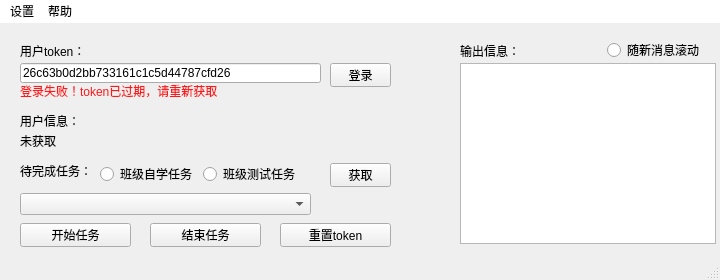
<?xml version="1.0" encoding="UTF-8"?>
<ui version="4.0">
 <class>MainWindow</class>
 <widget class="QMainWindow" name="MainWindow">
  <property name="geometry">
   <rect>
    <x>0</x>
    <y>0</y>
    <width>720</width>
    <height>280</height>
   </rect>
  </property>
  <property name="windowTitle">
   <string>词达人自动答题</string>
  </property>
  <widget class="QWidget" name="centralwidget">
   <widget class="QTextBrowser" name="textBrowser">
    <property name="geometry">
     <rect>
      <x>460</x>
      <y>40</y>
      <width>256</width>
      <height>181</height>
     </rect>
    </property>
    <property name="html">
     <string>&lt;!DOCTYPE HTML PUBLIC &quot;-//W3C//DTD HTML 4.0//EN&quot; &quot;http://www.w3.org/TR/REC-html40/strict.dtd&quot;&gt;
&lt;html&gt;&lt;head&gt;&lt;meta name=&quot;qrichtext&quot; content=&quot;1&quot; /&gt;&lt;meta charset=&quot;utf-8&quot; /&gt;&lt;style type=&quot;text/css&quot;&gt;
p, li { white-space: pre-wrap; }
hr { height: 1px; border-width: 0; }
li.unchecked::marker { content: &quot;\2610&quot;; }
li.checked::marker { content: &quot;\2612&quot;; }
&lt;/style&gt;&lt;/head&gt;&lt;body style=&quot; font-family:'Microsoft YaHei UI'; font-size:9pt; font-weight:400; font-style:normal;&quot;&gt;
&lt;p style=&quot;-qt-paragraph-type:empty; margin-top:0px; margin-bottom:0px; margin-left:0px; margin-right:0px; -qt-block-indent:0; text-indent:0px;&quot;&gt;&lt;br /&gt;&lt;/p&gt;&lt;/body&gt;&lt;/html&gt;</string>
    </property>
   </widget>
   <widget class="QLabel" name="label">
    <property name="geometry">
     <rect>
      <x>20</x>
      <y>20</y>
      <width>71</width>
      <height>16</height>
     </rect>
    </property>
    <property name="text">
     <string>用户token：</string>
    </property>
   </widget>
   <widget class="QLineEdit" name="token">
    <property name="geometry">
     <rect>
      <x>20</x>
      <y>40</y>
      <width>301</width>
      <height>20</height>
     </rect>
    </property>
    <property name="text">
     <string>26c63b0d2bb733161c1c5d44787cfd26</string>
    </property>
   </widget>
   <widget class="QPushButton" name="login">
    <property name="geometry">
     <rect>
      <x>330</x>
      <y>40</y>
      <width>61</width>
      <height>24</height>
     </rect>
    </property>
    <property name="text">
     <string>登录</string>
    </property>
   </widget>
   <widget class="QLabel" name="warn_info">
    <property name="geometry">
     <rect>
      <x>20</x>
      <y>60</y>
      <width>441</width>
      <height>16</height>
     </rect>
    </property>
    <property name="palette">
     <palette>
      <active>
       <colorrole role="WindowText">
        <brush brushstyle="SolidPattern">
         <color alpha="228">
          <red>255</red>
          <green>0</green>
          <blue>0</blue>
         </color>
        </brush>
       </colorrole>
      </active>
      <inactive>
       <colorrole role="WindowText">
        <brush brushstyle="SolidPattern">
         <color alpha="228">
          <red>255</red>
          <green>0</green>
          <blue>0</blue>
         </color>
        </brush>
       </colorrole>
      </inactive>
      <disabled/>
     </palette>
    </property>
    <property name="styleSheet">
     <string notr="true"/>
    </property>
    <property name="text">
     <string>登录失败！token已过期，请重新获取</string>
    </property>
   </widget>
   <widget class="QLabel" name="label_3">
    <property name="geometry">
     <rect>
      <x>460</x>
      <y>20</y>
      <width>61</width>
      <height>16</height>
     </rect>
    </property>
    <property name="text">
     <string>输出信息：</string>
    </property>
   </widget>
   <widget class="QLabel" name="label_4">
    <property name="geometry">
     <rect>
      <x>20</x>
      <y>90</y>
      <width>61</width>
      <height>16</height>
     </rect>
    </property>
    <property name="text">
     <string>用户信息：</string>
    </property>
   </widget>
   <widget class="QLabel" name="user_info">
    <property name="geometry">
     <rect>
      <x>20</x>
      <y>110</y>
      <width>441</width>
      <height>16</height>
     </rect>
    </property>
    <property name="text">
     <string>未获取</string>
    </property>
   </widget>
   <widget class="QLabel" name="label_6">
    <property name="geometry">
     <rect>
      <x>20</x>
      <y>140</y>
      <width>71</width>
      <height>16</height>
     </rect>
    </property>
    <property name="text">
     <string>待完成任务：</string>
    </property>
   </widget>
   <widget class="QWidget" name="formLayoutWidget">
    <property name="geometry">
     <rect>
      <x>100</x>
      <y>140</y>
      <width>211</width>
      <height>22</height>
     </rect>
    </property>
    <layout class="QFormLayout" name="formLayout">
     <item row="0" column="0">
      <widget class="QRadioButton" name="learn_task">
       <property name="text">
        <string>班级自学任务</string>
       </property>
      </widget>
     </item>
     <item row="0" column="1">
      <widget class="QRadioButton" name="test_task">
       <property name="text">
        <string>班级测试任务</string>
       </property>
      </widget>
     </item>
    </layout>
   </widget>
   <widget class="QPushButton" name="get_task">
    <property name="geometry">
     <rect>
      <x>330</x>
      <y>140</y>
      <width>61</width>
      <height>24</height>
     </rect>
    </property>
    <property name="text">
     <string>获取</string>
    </property>
   </widget>
   <widget class="QComboBox" name="task_list">
    <property name="geometry">
     <rect>
      <x>20</x>
      <y>170</y>
      <width>291</width>
      <height>22</height>
     </rect>
    </property>
   </widget>
   <widget class="QPushButton" name="start_task">
    <property name="geometry">
     <rect>
      <x>20</x>
      <y>200</y>
      <width>111</width>
      <height>24</height>
     </rect>
    </property>
    <property name="text">
     <string>开始任务</string>
    </property>
   </widget>
   <widget class="QPushButton" name="stop_task">
    <property name="geometry">
     <rect>
      <x>150</x>
      <y>200</y>
      <width>111</width>
      <height>24</height>
     </rect>
    </property>
    <property name="text">
     <string>结束任务</string>
    </property>
   </widget>
   <widget class="QPushButton" name="reset_token">
    <property name="geometry">
     <rect>
      <x>280</x>
      <y>200</y>
      <width>111</width>
      <height>24</height>
     </rect>
    </property>
    <property name="text">
     <string>重置token</string>
    </property>
   </widget>
   <widget class="QRadioButton" name="fllow_output">
    <property name="geometry">
     <rect>
      <x>607</x>
      <y>19</y>
      <width>101</width>
      <height>16</height>
     </rect>
    </property>
    <property name="text">
     <string>随新消息滚动</string>
    </property>
   </widget>
  </widget>
  <widget class="QMenuBar" name="menubar">
   <property name="enabled">
    <bool>true</bool>
   </property>
   <property name="geometry">
    <rect>
     <x>0</x>
     <y>0</y>
     <width>720</width>
     <height>33</height>
    </rect>
   </property>
   <property name="styleSheet">
    <string notr="true">background-color: rgb(255, 255, 255)</string>
   </property>
   <widget class="QMenu" name="menu">
    <property name="title">
     <string>设置</string>
    </property>
    <addaction name="action"/>
   </widget>
   <widget class="QMenu" name="menu_2">
    <property name="title">
     <string>帮助</string>
    </property>
    <addaction name="action_4"/>
    <addaction name="separator"/>
    <addaction name="action_6"/>
    <addaction name="action_7"/>
   </widget>
   <addaction name="menu"/>
   <addaction name="menu_2"/>
  </widget>
  <widget class="QStatusBar" name="statusbar"/>
  <action name="action">
   <property name="text">
    <string>首选项...</string>
   </property>
  </action>
  <action name="action_3">
   <property name="text">
    <string>关于词达人自动答题</string>
   </property>
  </action>
  <action name="action_4">
   <property name="text">
    <string>使用说明</string>
   </property>
  </action>
  <action name="action_6">
   <property name="text">
    <string>关于词达人自动刷题</string>
   </property>
  </action>
  <action name="action_7">
   <property name="text">
    <string>关于作者</string>
   </property>
  </action>
 </widget>
 <resources/>
 <connections/>
</ui>
